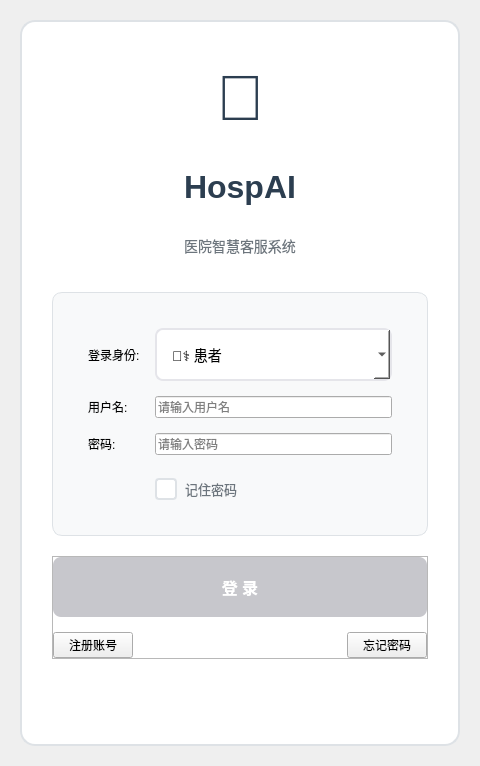
<?xml version="1.0" encoding="UTF-8"?>
<ui version="4.0">
 <class>LoginDialog</class>
 <widget class="QDialog" name="LoginDialog">
  <property name="geometry">
   <rect>
    <x>0</x>
    <y>0</y>
    <width>480</width>
    <height>740</height>
   </rect>
  </property>
  <property name="windowTitle">
   <string>HospAI - 登录</string>
  </property>
  <property name="styleSheet">
   <string>LoginDialog {
    background-color: #f8f9fa;
}

QFrame#loginFrame {
    background-color: white;
    border: 2px solid #dee2e6;
    border-radius: 15px;
}

QLabel#logoLabel {
    font-size: 64px;
    color: #2c3e50;
    margin: 10px;
}

QLabel#titleLabel {
    font-size: 32px;
    font-weight: bold;
    color: #2c3e50;
    margin: 5px;
}

QLabel#subtitleLabel {
    font-size: 14px;
    color: #6c757d;
    margin: 5px;
}

QFrame#inputFrame {
    background-color: #f8f9fa;
    border: 1px solid #dee2e6;
    border-radius: 10px;
    padding: 10px;
}

QLabel#inputLabel {
    font-size: 14px;
    font-weight: bold;
    color: #495057;
    min-width: 90px;
    max-width: 90px;
    margin-right: 10px;
}

QLineEdit#inputEdit {
    padding: 12px 15px;
    border: 2px solid #E5E5EA;
    border-radius: 8px;
    font-size: 14px;
    background-color: white;
    min-height: 25px;
    selection-background-color: #007AFF;
}

QLineEdit#inputEdit:focus {
    outline: none;
    border-color: #007AFF;
    background-color: #ffffff;
}

QComboBox#roleCombo {
    padding: 12px 15px;
    border: 2px solid #E5E5EA;
    border-radius: 8px;
    font-size: 14px;
    background-color: white;
    min-height: 25px;
}

QComboBox#roleCombo:focus {
    outline: none;
    border-color: #007AFF;
}

QCheckBox#rememberCheck {
    font-size: 13px;
    color: #6c757d;
    spacing: 8px;
}

QCheckBox#rememberCheck::indicator {
    width: 18px;
    height: 18px;
    border: 2px solid #dee2e6;
    border-radius: 4px;
    background: white;
}

QCheckBox#rememberCheck::indicator:checked {
    background: #007AFF;
    border-color: #007AFF;
}

QPushButton#loginButton {
    padding: 15px 30px;
    font-size: 16px;
    font-weight: bold;
    color: white;
    background-color: #007AFF;
    border: none;
    border-radius: 8px;
    min-height: 30px;
}

QPushButton#loginButton:hover:enabled {
    background-color: #0056CC;
}

QPushButton#loginButton:pressed:enabled {
    background-color: #004085;
}

QPushButton#loginButton:disabled {
    background-color: #C7C7CC;
    color: #ffffff;
}

QPushButton#linkButton {
    background: transparent;
    border: none;
    color: #007AFF;
    font-size: 14px;
    text-decoration: underline;
    padding: 8px 16px;
}

QPushButton#linkButton:hover {
    color: #0056CC;
    background: rgba(0, 122, 255, 0.1);
    border-radius: 6px;
}

QLabel#messageLabel {
    padding: 10px 15px;
    border-radius: 8px;
    font-size: 13px;
    font-weight: bold;
}

QLabel#messageLabel[error="true"] {
    background: #f8d7da;
    color: #721c24;
    border: 1px solid #f5c6cb;
}

QLabel#messageLabel[error="false"] {
    background: #d4edda;
    color: #155724;
    border: 1px solid #c3e6cb;
}</string>
  </property>
  <layout class="QVBoxLayout" name="mainLayout">
   <property name="spacing">
    <number>0</number>
   </property>
   <property name="leftMargin">
    <number>20</number>
   </property>
   <property name="topMargin">
    <number>20</number>
   </property>
   <property name="rightMargin">
    <number>20</number>
   </property>
   <property name="bottomMargin">
    <number>20</number>
   </property>
   <item>
    <widget class="QFrame" name="loginFrame">
     <property name="frameShape">
      <enum>QFrame::StyledPanel</enum>
     </property>
     <property name="frameShadow">
      <enum>QFrame::Raised</enum>
     </property>
     <layout class="QVBoxLayout" name="frameLayout">
      <property name="spacing">
       <number>20</number>
      </property>
      <property name="leftMargin">
       <number>30</number>
      </property>
      <property name="topMargin">
       <number>30</number>
      </property>
      <property name="rightMargin">
       <number>30</number>
      </property>
      <property name="bottomMargin">
       <number>30</number>
      </property>
      <item>
       <widget class="QLabel" name="logoLabel">
        <property name="text">
         <string>🏥</string>
        </property>
        <property name="alignment">
         <set>Qt::AlignCenter</set>
        </property>
       </widget>
      </item>
      <item>
       <widget class="QLabel" name="titleLabel">
        <property name="text">
         <string>HospAI</string>
        </property>
        <property name="alignment">
         <set>Qt::AlignCenter</set>
        </property>
       </widget>
      </item>
      <item>
       <widget class="QLabel" name="subtitleLabel">
        <property name="text">
         <string>医院智慧客服系统</string>
        </property>
        <property name="alignment">
         <set>Qt::AlignCenter</set>
        </property>
       </widget>
      </item>
      <item>
       <spacer name="verticalSpacer_1">
        <property name="orientation">
         <enum>Qt::Vertical</enum>
        </property>
        <property name="sizeType">
         <enum>QSizePolicy::Fixed</enum>
        </property>
        <property name="sizeHint" stdset="0">
         <size>
          <width>20</width>
          <height>10</height>
         </size>
        </property>
       </spacer>
      </item>
      <item>
       <widget class="QFrame" name="inputFrame">
        <property name="frameShape">
         <enum>QFrame::StyledPanel</enum>
        </property>
        <property name="frameShadow">
         <enum>QFrame::Raised</enum>
        </property>
        <layout class="QGridLayout" name="inputLayout">
         <property name="leftMargin">
          <number>25</number>
         </property>
         <property name="topMargin">
          <number>25</number>
         </property>
         <property name="rightMargin">
          <number>25</number>
         </property>
         <property name="bottomMargin">
          <number>25</number>
         </property>
         <property name="horizontalSpacing">
          <number>15</number>
         </property>
         <property name="verticalSpacing">
          <number>15</number>
         </property>
         <item row="0" column="0">
          <widget class="QLabel" name="roleLabel">
           <property name="text">
            <string>登录身份:</string>
           </property>
           <property name="objectName">
            <string notr="true">inputLabel</string>
           </property>
          </widget>
         </item>
         <item row="0" column="1">
          <widget class="QComboBox" name="roleCombo">
           <property name="objectName">
            <string notr="true">roleCombo</string>
           </property>
           <item>
            <property name="text">
             <string>👨‍⚕️ 患者</string>
            </property>
           </item>
           <item>
            <property name="text">
             <string>👩‍💼 客服</string>
            </property>
           </item>
           <item>
            <property name="text">
             <string>👨‍💻 管理员</string>
            </property>
           </item>
          </widget>
         </item>
         <item row="1" column="0">
          <widget class="QLabel" name="usernameLabel">
           <property name="text">
            <string>用户名:</string>
           </property>
           <property name="objectName">
            <string notr="true">inputLabel</string>
           </property>
          </widget>
         </item>
         <item row="1" column="1">
          <widget class="QLineEdit" name="usernameEdit">
           <property name="placeholderText">
            <string>请输入用户名</string>
           </property>
           <property name="objectName">
            <string notr="true">inputEdit</string>
           </property>
          </widget>
         </item>
         <item row="2" column="0">
          <widget class="QLabel" name="passwordLabel">
           <property name="text">
            <string>密码:</string>
           </property>
           <property name="objectName">
            <string notr="true">inputLabel</string>
           </property>
          </widget>
         </item>
         <item row="2" column="1">
          <widget class="QLineEdit" name="passwordEdit">
           <property name="echoMode">
            <enum>QLineEdit::Password</enum>
           </property>
           <property name="placeholderText">
            <string>请输入密码</string>
           </property>
           <property name="objectName">
            <string notr="true">inputEdit</string>
           </property>
          </widget>
         </item>
         <item row="3" column="1">
          <widget class="QWidget" name="checkboxContainer" native="true">
           <layout class="QHBoxLayout" name="checkboxLayout">
            <property name="leftMargin">
             <number>0</number>
            </property>
            <property name="topMargin">
             <number>8</number>
            </property>
            <property name="rightMargin">
             <number>0</number>
            </property>
            <property name="bottomMargin">
             <number>0</number>
            </property>
            <item>
             <widget class="QCheckBox" name="rememberCheck">
              <property name="text">
               <string>记住密码</string>
              </property>
              <property name="objectName">
               <string notr="true">rememberCheck</string>
              </property>
             </widget>
            </item>
            <item>
             <spacer name="horizontalSpacer">
              <property name="orientation">
               <enum>Qt::Horizontal</enum>
              </property>
              <property name="sizeHint" stdset="0">
               <size>
                <width>40</width>
                <height>20</height>
               </size>
              </property>
             </spacer>
            </item>
           </layout>
          </widget>
         </item>
        </layout>
       </widget>
      </item>
      <item>
       <widget class="QFrame" name="buttonFrame">
        <property name="frameShape">
         <enum>QFrame::StyledPanel</enum>
        </property>
        <property name="frameShadow">
         <enum>QFrame::Raised</enum>
        </property>
        <layout class="QVBoxLayout" name="buttonLayout">
         <property name="spacing">
          <number>15</number>
         </property>
         <property name="leftMargin">
          <number>0</number>
         </property>
         <property name="topMargin">
          <number>0</number>
         </property>
         <property name="rightMargin">
          <number>0</number>
         </property>
         <property name="bottomMargin">
          <number>0</number>
         </property>
         <item>
          <widget class="QPushButton" name="loginButton">
           <property name="enabled">
            <bool>false</bool>
           </property>
           <property name="text">
            <string>登 录</string>
           </property>
           <property name="objectName">
            <string notr="true">loginButton</string>
           </property>
          </widget>
         </item>
         <item>
          <layout class="QHBoxLayout" name="linkLayout">
           <item>
            <widget class="QPushButton" name="registerButton">
             <property name="text">
              <string>注册账号</string>
             </property>
             <property name="objectName">
              <string notr="true">linkButton</string>
             </property>
            </widget>
           </item>
           <item>
            <spacer name="horizontalSpacer_2">
             <property name="orientation">
              <enum>Qt::Horizontal</enum>
             </property>
             <property name="sizeHint" stdset="0">
              <size>
               <width>40</width>
               <height>20</height>
              </size>
             </property>
            </spacer>
           </item>
           <item>
            <widget class="QPushButton" name="forgotButton">
             <property name="text">
              <string>忘记密码</string>
             </property>
             <property name="objectName">
              <string notr="true">linkButton</string>
             </property>
            </widget>
           </item>
          </layout>
         </item>
        </layout>
       </widget>
      </item>
      <item>
       <widget class="QLabel" name="messageLabel">
        <property name="text">
         <string/>
        </property>
        <property name="alignment">
         <set>Qt::AlignCenter</set>
        </property>
        <property name="wordWrap">
         <bool>true</bool>
        </property>
        <property name="objectName">
         <string notr="true">messageLabel</string>
        </property>
       </widget>
      </item>
      <item>
       <spacer name="verticalSpacer_2">
        <property name="orientation">
         <enum>Qt::Vertical</enum>
        </property>
        <property name="sizeHint" stdset="0">
         <size>
          <width>20</width>
          <height>40</height>
         </size>
        </property>
       </spacer>
      </item>
     </layout>
    </widget>
   </item>
  </layout>
 </widget>
 <resources/>
 <connections/>
</ui> 
